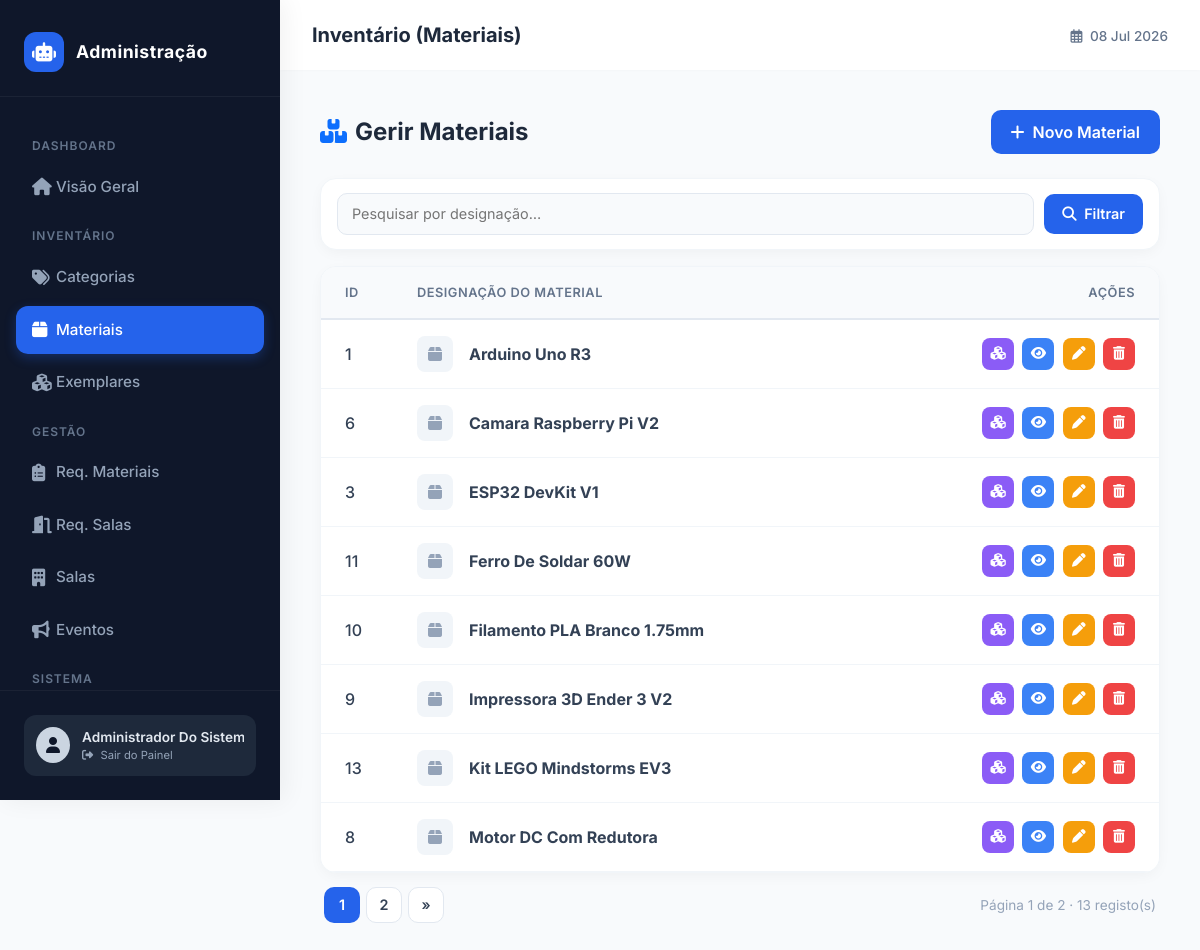
The page /public/admin/materiais (signed in) on the database its author committed.
### tables this page shows
CREATE TABLE IF NOT EXISTS `material` (
  `id` INT NOT NULL AUTO_INCREMENT,
  `designacao` VARCHAR(100) NOT NULL,
  `descricao` TEXT NULL DEFAULT NULL,
  `imagem` MEDIUMBLOB NULL DEFAULT NULL,
  PRIMARY KEY (`id`));

### app/core/Controller.php (called while the page is built, shortened)
<?php
class Controller
{
    protected function viewAdmin(string $view, array $data = [], string $breadcrumb = '', string $adminSection = '')
    {
        require __DIR__ . '/../views/layouts/admin.php';
    }
}

### app/controllers/AdminController.php (called while the page is built, shortened)
<?php
require_once __DIR__ . '/../core/Controller.php';
require_once __DIR__ . '/../models/Material.php';
class AdminController extends Controller
{
    public function materiais()
    {
        $model = new Material();
        $todos = $model->attachImagemSrc($model->todosModelos());
        $filtrados = $this->aplicarFiltros($todos, ['designacao']);
        $paginacao = $this->paginar($filtrados, 8);
        $this->viewAdmin('administracao/materiais/index', [
            'materiais' => $paginacao['itens'],
            'paginacao' => $paginacao,
        ], 'Inventário (Materiais)', 'materiais');
    }
}

### app/core/Router.php (called while the page is built, shortened)
<?php
class Router
{
    public function run()
    {
        $url = $_GET['url'] ?? 'home/index';
        $url = trim($url, '/');
        $parts = explode('/', $url);
        $method = $parts[1] ?? 'index';
        $params = array_slice($parts, 2);
        $controller = new $controllerName();
        call_user_func_array([$controller, $method], $params);
    }
}

### public/index.php (called while the page is built, shortened)
<?php
require_once __DIR__ . '/../app/core/Router.php';
$router = new Router();
$router->run();

### app/config/database.php (called while the page is built, shortened)
<?php
class Database
{
    private static ?PDO $instance = null;
    public static function getInstance(): PDO
    {
        if (self::$instance === null) {
            $dsn = 'mysql:host=' . DB_HOST . ';port=' . DB_PORT . ';dbname=' . DB_NAME . ';charset=utf8mb4';
            $opcoes = [PDO::ATTR_ERRMODE => PDO::ERRMODE_EXCEPTION];
            try {
                self::$instance = new PDO($dsn, DB_USER, DB_PASS, $opcoes);
            } catch (PDOException $e) {
                die('Erro de ligação à BD: ' . $e->getMessage());
            }
        }
        return self::$instance;
    }
}

### app/core/Model.php (called while the page is built, shortened)
<?php
require_once __DIR__ . '/../config/database.php';
class Model
{
    public function __construct()
    {
        $this->db = Database::getInstance();
    }
}

### app/models/Material.php (called while the page is built, shortened)
<?php
require_once __DIR__ . '/../core/Model.php';
class Material extends Model
{
    public function todosModelos()
    {
        $sql = "SELECT m.id, m.designacao, m.descricao, m.imagem,
                GROUP_CONCAT(DISTINCT c.categoria ORDER BY c.categoria SEPARATOR ', ') as categorias
                FROM material m
                LEFT JOIN categoria_material cm ON m.id = cm.id_material
                LEFT JOIN categoria c ON cm.id_categoria = c.id
                GROUP BY m.id
                ORDER BY m.designacao";
        return $this->db->query($sql)->fetchAll(PDO::FETCH_ASSOC);
    }
}

### app/views/administracao/materiais/index.php (the view, shortened to what this page needs)
<div class="d-flex justify-content-between align-items-center flex-wrap gap-3 mb-4">
    <h4 class="mb-0 fw-bold" style="color: #1e293b;"><i class="fas fa-boxes-stacked text-primary me-2"></i>Gerir Materiais</h4>
    <a href="<?php echo BASE_URL; ?>admin/materialCreate" class="btn-clean-primary">
        <i class="fas fa-plus me-2"></i> Novo Material
    </a>
</div>
<?php
include __DIR__ . '/../_filtros.php';
?>
<div class="clean-card">
    <div class="table-responsive">
        <?php if (empty($materiais)): ?>
            <div class="text-center py-5" style="color: #94a3b8;">
                <i class="fas fa-boxes-stacked mb-3" style="font-size: 3rem; opacity: 0.5;"></i>
                <h5>Nenhum material registado.</h5>
            </div>
        <?php else: ?>
        <table class="table table-borderless table-clean mb-0">
            <thead>
                <tr>
                    <th style="width: 80px;" class="ps-4">ID</th>
                    <th>Designação do Material</th>
                    <th class="text-end pe-4" style="width: 200px;">Ações</th>
                </tr>
            </thead>
            <tbody>
                <?php foreach ($materiais as $m): ?>
                <tr>
                    <td class="ps-4"><?php echo htmlspecialchars($m['id']); ?></td>
                    <td>
                        <div class="d-flex align-items-center gap-3">
                            <?php if (!empty($m['imagem_src'])): ?>
                                <img src="<?php echo htmlspecialchars($m['imagem_src']); ?>" style="width: 36px; height: 36px; border-radius: 8px; object-fit: cover;">
                            <?php else: ?>
                                <div style="width: 36px; height: 36px; border-radius: 8px; background-color: #f1f5f9; display: flex; align-items: center; justify-content: center; color: #94a3b8;"><i class="fas fa-box"></i></div>
                            <?php endif; ?>
                            <strong><?php echo htmlspecialchars($m['designacao']); ?></strong>
                        </div>
                    </td>
                    <td class="text-end pe-4">
                        <a href="<?php echo BASE_URL; ?>admin/exemplaresPorMaterial/<?php echo (int)$m['id']; ?>" class="action-icon-btn action-stock" title="Ver Stock"><i class="fas fa-cubes"></i></a>
                        <a href="<?php echo BASE_URL; ?>admin/materialView/<?php echo (int)$m['id']; ?>" class="action-icon-btn action-view" title="Ver Detalhes"><i class="fas fa-eye"></i></a>
                        <a href="<?php echo BASE_URL; ?>admin/materialEdit/<?php echo (int)$m['id']; ?>" class="action-icon-btn action-edit" title="Editar"><i class="fas fa-pen"></i></a>
                        <a href="<?php echo BASE_URL; ?>admin/materialDelete/<?php echo (int)$m['id']; ?>" class="action-icon-btn action-delete" title="Apagar"><i class="fas fa-trash-alt"></i></a>
                    </td>
                </tr>
                <?php endforeach; ?>
            </tbody>
        </table>
        <?php endif; ?>
    </div>
</div>
<?php
include __DIR__ . '/../_paginacao.php';
?>

### app/views/layouts/admin.php (style rules this page uses)
:root { --sidebar-bg: #0f172a; --sidebar-hover: #1e293b; --accent-color: #2563eb; --main-bg: #f8fafc; }
body { background-color: var(--main-bg); font-family: 'Inter', sans-serif; color: #334155; margin: 0; overflow-x: hidden; }

### app/views/administracao/materiais/index.php (style rules this page uses)
.clean-card { background: #ffffff; border: 1px solid #f1f5f9; border-radius: 16px; box-shadow: 0 4px 15px -3px rgba(0, 0, 0, 0.05); overflow: hidden; }
.btn-clean-primary { background-color: #2563eb; color: white; border: none; border-radius: 10px; font-weight: 600; padding: 10px 20px; transition: all 0.3s; display: inline-flex; align-items: center; justify-content: center; text-decoration: none; }
.table-clean th { background: #f8fafc; font-size: 0.8rem; text-transform: uppercase; letter-spacing: 0.5px; color: #64748b; font-weight: 600; padding: 16px; border-bottom: 2px solid #e2e8f0; }
.table-clean td { padding: 16px; vertical-align: middle; border-bottom: 1px solid #f1f5f9; color: #334155; font-weight: 500; }
.action-icon-btn { width: 32px; height: 32px; display: inline-flex; align-items: center; justify-content: center; border-radius: 8px; font-size: 0.85rem; transition: 0.2s; color: white; margin-left: 4px; text-decoration: none; }
.action-stock { background: #8b5cf6; }
.action-view { background: #3b82f6; }
.action-edit { background: #f59e0b; }
.action-delete { background: #ef4444; }

### rows shown on the page
material: id "1", designacao "Arduino Uno R3"
material: id "6", designacao "Camara Raspberry Pi V2"
material: id "3", designacao "ESP32 DevKit V1"
material: id "11", designacao "Ferro De Soldar 60W"
material: id "10", designacao "Filamento PLA Branco 1.75mm"
material: id "9", designacao "Impressora 3D Ender 3 V2"
material: id "13", designacao "Kit LEGO Mindstorms EV3"
material: id "8", designacao "Motor DC Com Redutora"

### other values the page prints
$currentUser['nome'] "Administrador Do…"
$admin_breadcrumb "Inventário (Materiais)"
$atual "1"
$ultima "2"
$paginacao['total'] "13"
